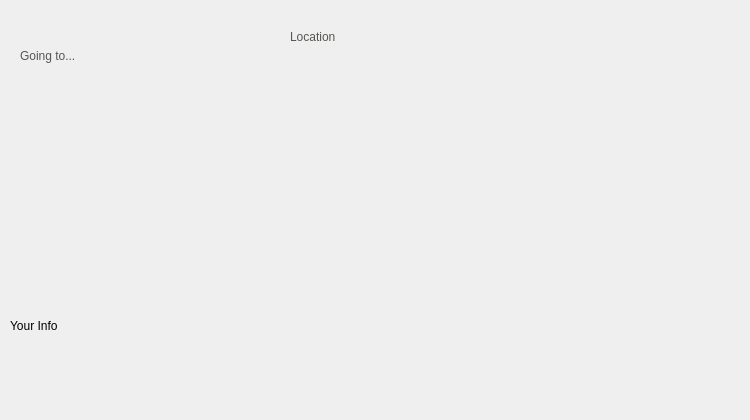
  <widget class="QWidget" name="PAUSE">
   <widget class="QLabel" name="navigating_to_label1_2">
    <property name="geometry">
     <rect>
      <x>20</x>
      <y>20</y>
      <width>321</width>
      <height>71</height>
     </rect>
    </property>
    <property name="styleSheet">
     <string notr="true">font: 20 32pt &quot;montserrat&quot;;
color: rgb(85, 87, 83);</string>
    </property>
    <property name="text">
     <string>Going to...</string>
    </property>
   </widget>
   <widget class="QLabel" name="navigating_to_label3">
    <property name="geometry">
     <rect>
      <x>290</x>
      <y>30</y>
      <width>451</width>
      <height>51</height>
     </rect>
    </property>
    <property name="styleSheet">
     <string notr="true">font: 20 32pt &quot;montserrat&quot;;
color: rgb(85, 87, 83);</string>
    </property>
    <property name="text">
     <string>Location</string>
    </property>
    <property name="scaledContents">
     <bool>false</bool>
    </property>
    <property name="alignment">
     <set>Qt::AlignLeading|Qt::AlignLeft|Qt::AlignTop</set>
    </property>
    <property name="wordWrap">
     <bool>true</bool>
    </property>
   </widget>
   <widget class="QPushButton" name="resume_navigation">
    <property name="geometry">
     <rect>
      <x>100</x>
      <y>100</y>
      <width>151</width>
      <height>131</height>
     </rect>
    </property>
    <property name="styleSheet">
     <string notr="true">font: 20 26pt &quot;montserrat&quot;;
color: rgb(85, 87, 83);</string>
    </property>
    <property name="text">
     <string/>
    </property>
    <property name="icon">
     <iconset>
      <normaloff>icons/play.svg</normaloff>icons/play.svg</iconset>
    </property>
    <property name="iconSize">
     <size>
      <width>120</width>
      <height>120</height>
     </size>
    </property>
    <property name="flat">
     <bool>true</bool>
    </property>
   </widget>
   <widget class="QLabel" name="label_5">
    <property name="geometry">
     <rect>
      <x>10</x>
      <y>240</y>
      <width>351</width>
      <height>171</height>
     </rect>
    </property>
    <property name="text">
     <string>Your Info</string>
    </property>
   </widget>
  </widget>
